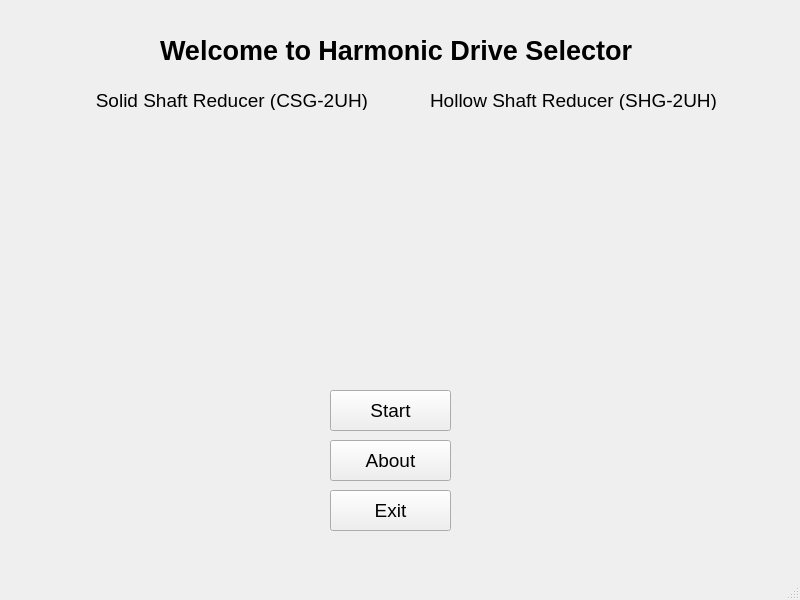
<?xml version="1.0" encoding="UTF-8"?>
<ui version="4.0">
 <class>MainWindow</class>
 <widget class="QMainWindow" name="MainWindow">
  <property name="geometry">
   <rect>
    <x>0</x>
    <y>0</y>
    <width>800</width>
    <height>600</height>
   </rect>
  </property>
  <property name="windowTitle">
   <string>MainWindow</string>
  </property>
  <widget class="QWidget" name="centralwidget">
   <widget class="QLabel" name="CSG_photo">
    <property name="geometry">
     <rect>
      <x>100</x>
      <y>130</y>
      <width>241</width>
      <height>241</height>
     </rect>
    </property>
    <property name="text">
     <string/>
    </property>
    <property name="pixmap">
     <pixmap resource="pic.qrc">:/pictures/pictures/CSG_photo.png</pixmap>
    </property>
    <property name="scaledContents">
     <bool>true</bool>
    </property>
   </widget>
   <widget class="QLabel" name="SHG_photo">
    <property name="geometry">
     <rect>
      <x>440</x>
      <y>130</y>
      <width>251</width>
      <height>241</height>
     </rect>
    </property>
    <property name="text">
     <string/>
    </property>
    <property name="pixmap">
     <pixmap resource="pic.qrc">:/pictures/pictures/SHG_photo.png</pixmap>
    </property>
    <property name="scaledContents">
     <bool>true</bool>
    </property>
   </widget>
   <widget class="QLabel" name="CSG_label">
    <property name="geometry">
     <rect>
      <x>80</x>
      <y>90</y>
      <width>301</width>
      <height>20</height>
     </rect>
    </property>
    <property name="font">
     <font>
      <pointsize>14</pointsize>
     </font>
    </property>
    <property name="text">
     <string>   Solid Shaft Reducer (CSG-2UH)</string>
    </property>
   </widget>
   <widget class="QLabel" name="SHG_label">
    <property name="geometry">
     <rect>
      <x>430</x>
      <y>90</y>
      <width>301</width>
      <height>20</height>
     </rect>
    </property>
    <property name="font">
     <font>
      <pointsize>14</pointsize>
     </font>
    </property>
    <property name="text">
     <string>Hollow Shaft Reducer (SHG-2UH)</string>
    </property>
   </widget>
   <widget class="QLabel" name="Title">
    <property name="geometry">
     <rect>
      <x>160</x>
      <y>40</y>
      <width>481</width>
      <height>21</height>
     </rect>
    </property>
    <property name="font">
     <font>
      <pointsize>20</pointsize>
      <weight>75</weight>
      <bold>true</bold>
     </font>
    </property>
    <property name="text">
     <string>Welcome to Harmonic Drive Selector</string>
    </property>
    <property name="scaledContents">
     <bool>false</bool>
    </property>
   </widget>
   <widget class="QPushButton" name="start_pushButton">
    <property name="geometry">
     <rect>
      <x>330</x>
      <y>390</y>
      <width>121</width>
      <height>41</height>
     </rect>
    </property>
    <property name="font">
     <font>
      <pointsize>14</pointsize>
     </font>
    </property>
    <property name="text">
     <string>Start</string>
    </property>
   </widget>
   <widget class="QPushButton" name="exit_pushButton">
    <property name="geometry">
     <rect>
      <x>330</x>
      <y>490</y>
      <width>121</width>
      <height>41</height>
     </rect>
    </property>
    <property name="font">
     <font>
      <pointsize>14</pointsize>
     </font>
    </property>
    <property name="text">
     <string>Exit</string>
    </property>
   </widget>
   <widget class="QPushButton" name="about_pushButton">
    <property name="geometry">
     <rect>
      <x>330</x>
      <y>440</y>
      <width>121</width>
      <height>41</height>
     </rect>
    </property>
    <property name="font">
     <font>
      <pointsize>14</pointsize>
     </font>
    </property>
    <property name="text">
     <string>About</string>
    </property>
   </widget>
  </widget>
  <widget class="QMenuBar" name="menubar">
   <property name="geometry">
    <rect>
     <x>0</x>
     <y>0</y>
     <width>800</width>
     <height>24</height>
    </rect>
   </property>
  </widget>
  <widget class="QStatusBar" name="statusbar"/>
 </widget>
 <resources>
  <include location="pic.qrc"/>
 </resources>
 <connections/>
</ui>
